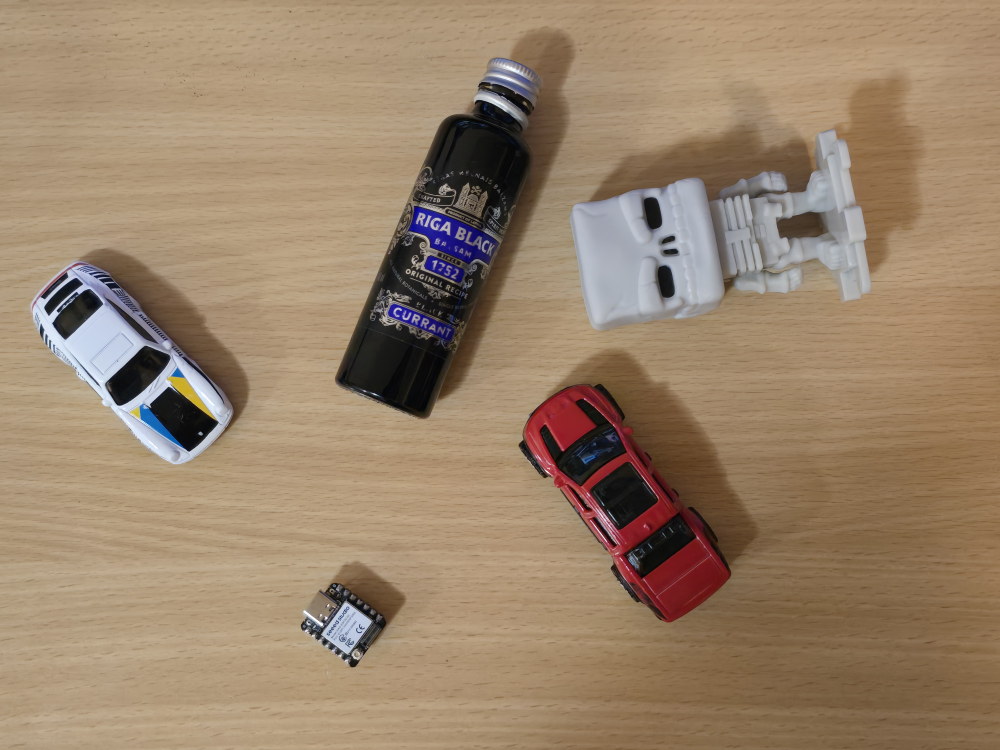
#> input picture lv2/images/image1_12.jpg, 4000 x 3000 px (shown at 1/4 size); its folder holds 2 pictures in this run
$ python maderic_2.py
#> lines starting #> are read from the running program, lines starting #| are printed output that depends on the picture
import numpy as np
import cv2 as cv
import matplotlib.pyplot as plt


image_res = 12 # 12 or 50 Mpx
original_image = f'images/image1_{image_res}.jpg'
images_to_search = [f'images/image2_{image_res}.jpg', f'images/image3_{image_res}.jpg', f'images/image4_{image_res}.jpg', f'images/image5_{image_res}.jpg']

img1 = cv.imread(original_image)
#> img1 is the input picture: shape (3000, 4000, 3); mean B, G, R 106.6, 131, 153.7
# select region (object) of interest on image
# Resize image for ROI selection
display_scale = 0.25  # Adjust this value as needed
img1_small = cv.resize(img1, (0, 0), fx=display_scale, fy=display_scale)
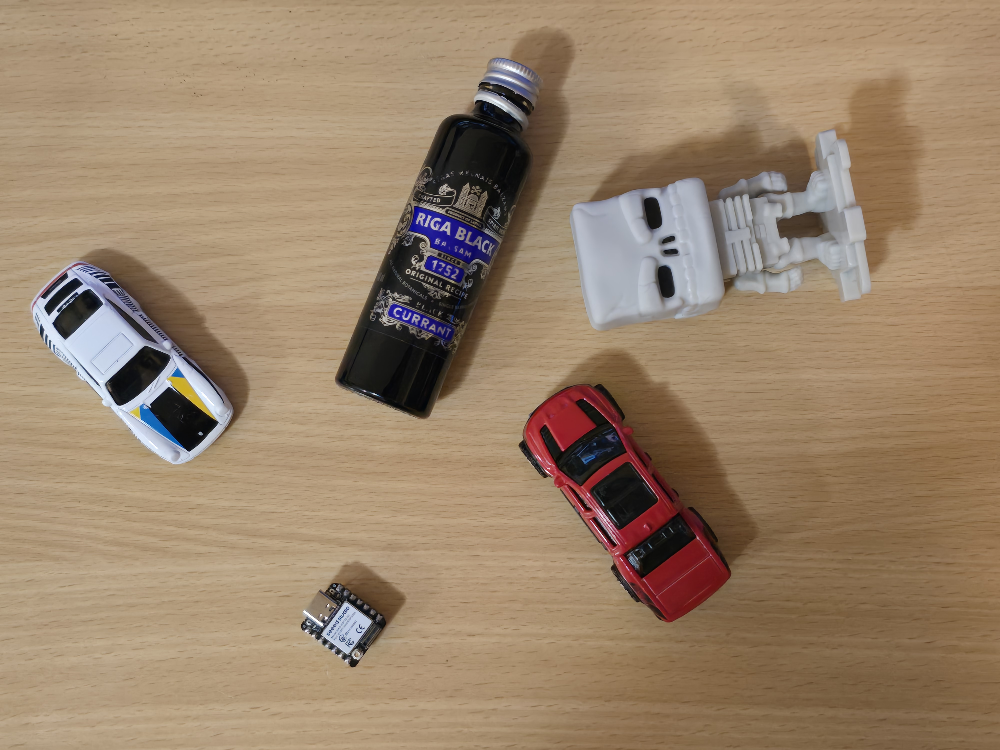
#> img1_small: shape (750, 1000, 3); mean B, G, R 106.7, 131.1, 153.8

# select region (object) of interest on resized image
#> (the run stopped early here; a loop or call above may not have finished)
